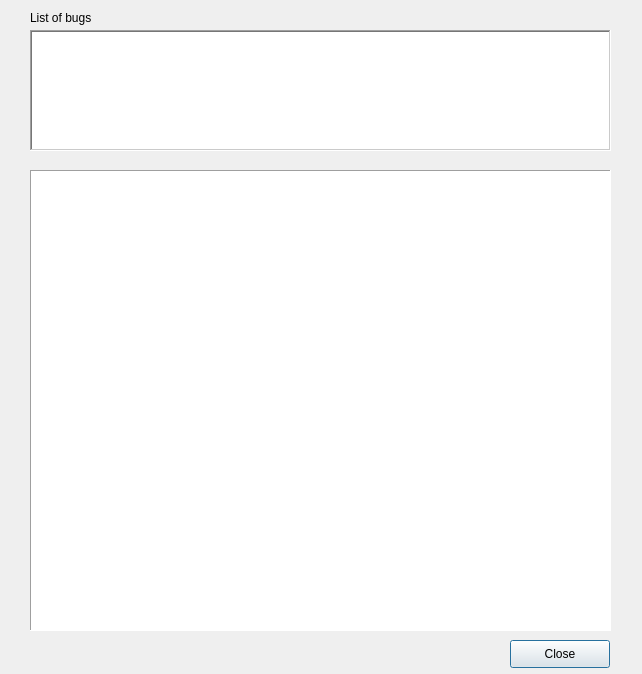
<?xml version="1.0" encoding="UTF-8"?>
<ui version="4.0">
 <class>AptOfflineQtInstallBugList</class>
 <widget class="QDialog" name="AptOfflineQtInstallBugList">
  <property name="geometry">
   <rect>
    <x>0</x>
    <y>0</y>
    <width>642</width>
    <height>674</height>
   </rect>
  </property>
  <property name="sizePolicy">
   <sizepolicy hsizetype="Fixed" vsizetype="Fixed">
    <horstretch>0</horstretch>
    <verstretch>0</verstretch>
   </sizepolicy>
  </property>
  <property name="minimumSize">
   <size>
    <width>642</width>
    <height>674</height>
   </size>
  </property>
  <property name="maximumSize">
   <size>
    <width>642</width>
    <height>674</height>
   </size>
  </property>
  <property name="windowTitle">
   <string>List of Bugs</string>
  </property>
  <property name="windowIcon">
   <iconset resource="resources.qrc">
    <normaloff>:/icons/icons/help-about.png</normaloff>:/icons/icons/help-about.png</iconset>
  </property>
  <property name="modal">
   <bool>true</bool>
  </property>
  <widget class="QListWidget" name="bugListViewWindow">
   <property name="geometry">
    <rect>
     <x>30</x>
     <y>30</y>
     <width>581</width>
     <height>121</height>
    </rect>
   </property>
   <property name="toolTip">
    <string>Bug List</string>
   </property>
   <property name="statusTip">
    <string>Bug List</string>
   </property>
   <property name="whatsThis">
    <string>Bug List</string>
   </property>
   <property name="frameShape">
    <enum>QFrame::WinPanel</enum>
   </property>
   <property name="tabKeyNavigation">
    <bool>false</bool>
   </property>
   <property name="resizeMode">
    <enum>QListView::Adjust</enum>
   </property>
   <property name="sortingEnabled">
    <bool>true</bool>
   </property>
  </widget>
  <widget class="QLabel" name="label">
   <property name="geometry">
    <rect>
     <x>30</x>
     <y>10</y>
     <width>231</width>
     <height>16</height>
    </rect>
   </property>
   <property name="text">
    <string>List of bugs</string>
   </property>
  </widget>
  <widget class="QPlainTextEdit" name="bugListplainTextEdit">
   <property name="geometry">
    <rect>
     <x>30</x>
     <y>170</y>
     <width>581</width>
     <height>461</height>
    </rect>
   </property>
   <property name="acceptDrops">
    <bool>false</bool>
   </property>
   <property name="toolTip">
    <string>Bug Report Content</string>
   </property>
   <property name="statusTip">
    <string>Bug Report Content</string>
   </property>
   <property name="whatsThis">
    <string>Bug Report Content</string>
   </property>
   <property name="frameShape">
    <enum>QFrame::Panel</enum>
   </property>
   <property name="frameShadow">
    <enum>QFrame::Sunken</enum>
   </property>
   <property name="tabChangesFocus">
    <bool>true</bool>
   </property>
   <property name="undoRedoEnabled">
    <bool>false</bool>
   </property>
   <property name="readOnly">
    <bool>true</bool>
   </property>
   <property name="textInteractionFlags">
    <set>Qt::LinksAccessibleByMouse|Qt::TextSelectableByMouse</set>
   </property>
  </widget>
  <widget class="QPushButton" name="closeButton">
   <property name="geometry">
    <rect>
     <x>510</x>
     <y>640</y>
     <width>100</width>
     <height>28</height>
    </rect>
   </property>
   <property name="toolTip">
    <string>Close this window</string>
   </property>
   <property name="text">
    <string>Close</string>
   </property>
   <property name="icon">
    <iconset resource="resources.qrc">
     <normaloff>:/icons/icons/application-exit.png</normaloff>:/icons/icons/application-exit.png</iconset>
   </property>
  </widget>
 </widget>
 <resources>
  <include location="resources.qrc"/>
 </resources>
 <connections/>
</ui>
